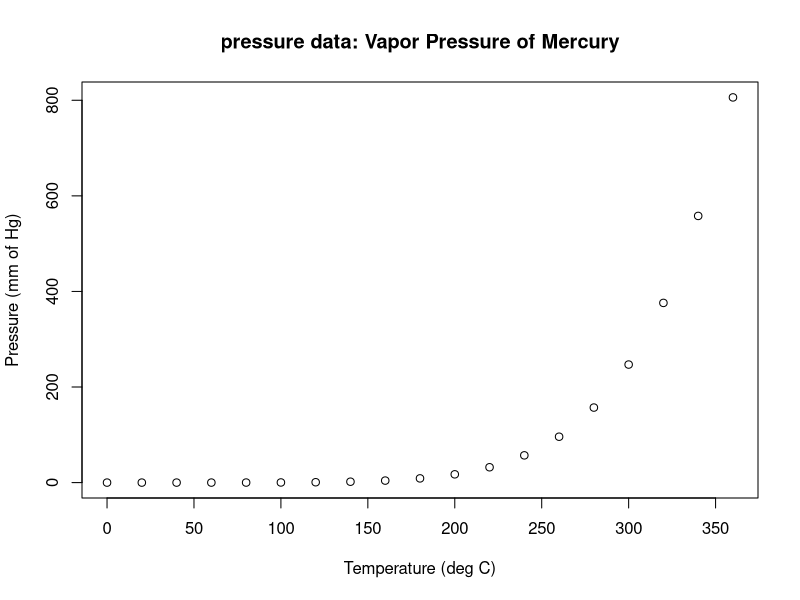
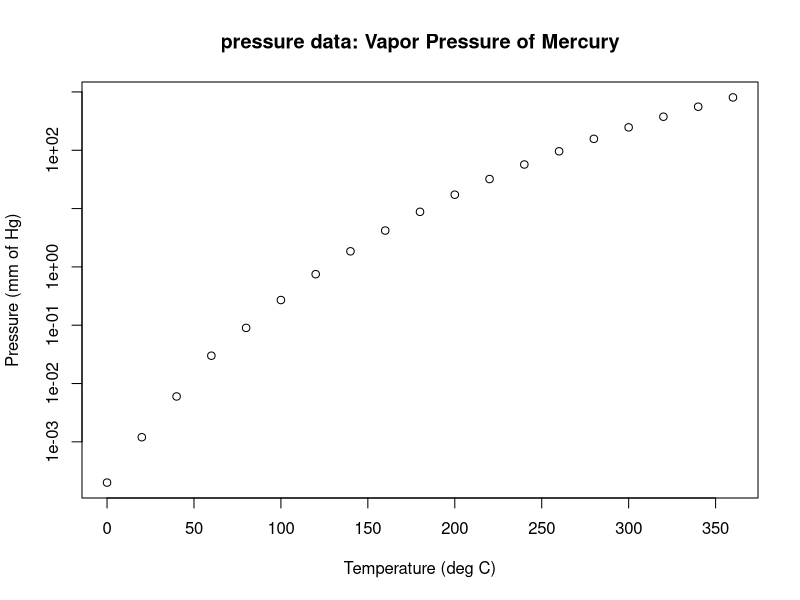
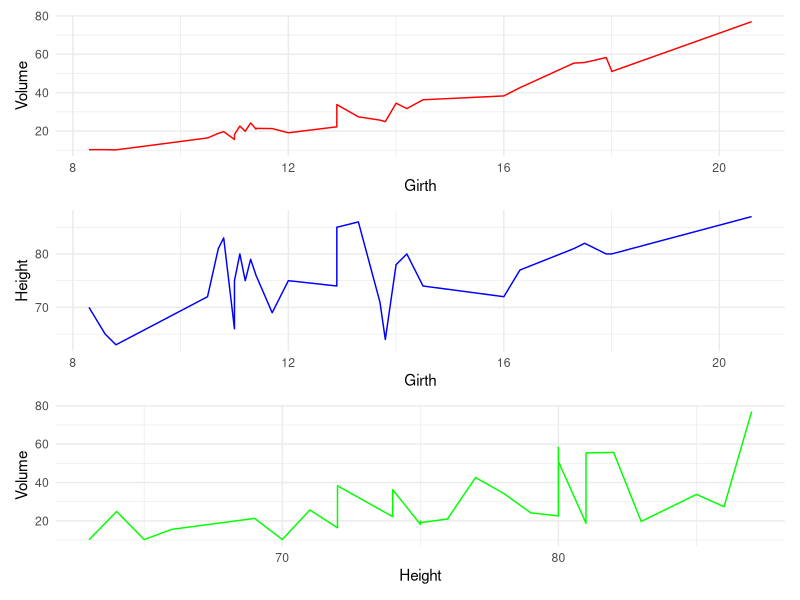

These charts were generated, in order, by the following R code:
## ---- chunk 1
library(magrittr)
library(ggplot2)
## ---- chunk 2
plot(pressure, xlab = "Temperature (deg C)",
     ylab = "Pressure (mm of Hg)",
     main = "pressure data: Vapor Pressure of Mercury")

plot(pressure, xlab = "Temperature (deg C)",  log = "y",
     ylab = "Pressure (mm of Hg)",
     main = "pressure data: Vapor Pressure of Mercury")
## ---- chunk 3
data(trees, package = "datasets")
library(ggplot2)
library(patchwork)
p1 <- ggplot(data = trees) +
  geom_line(aes(x = Girth, y = Volume), color = "red") +
  theme_minimal()
p2 <- ggplot(data = trees) +
  geom_line(aes(x = Girth, y = Height), color = "blue") +
  theme_minimal()
p3 <- ggplot(data = trees) +
  geom_line(aes(x = Height, y = Volume), color = "green") +
  theme_minimal()
p1 / p2 / p3
## ---- chunk 4
# 线性回归
lm_mod <- lm(log(Volume) ~ log(Girth), data = trees)
summary(lm_mod)

# flm_mod1 <- RcppEigen::fastLm(log(Volume) ~ log(Girth), data = trees)
# summary(flm_mod1)
